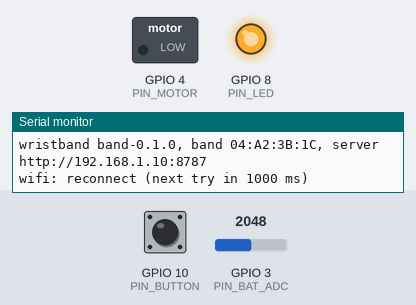
Recording of a program running on a simulated ESP32-C3. Shown: switched loads named in the program (green lamp = pin HIGH), output pins drawn as LEDs (lit = HIGH), the last lines printed to the serial monitor. Dashed ring = blinking. The test bench sets the inputs (shaded band); at power-on: GPIO 10 (PIN_BUTTON) HIGH, GPIO 3 (PIN_BAT_ADC) = 2048. WiFi joins after 1.5 s; servers stay silent unless stated; uploads are accepted with an empty reply; nothing arrives over Bluetooth unless stated.

Above: at 1.2 s.
1.3 s: GPIO 10 (PIN_BUTTON) pulled LOW for 3.2 s
At 4.36 s:
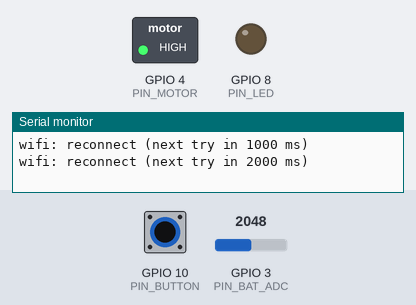
At 6.05 s:
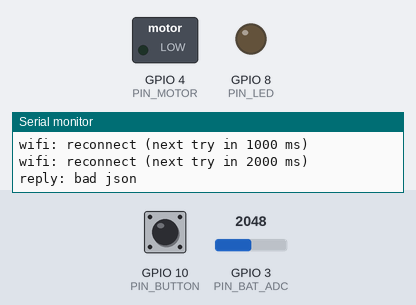
Timing chart, 0 to 13.5 s (numbered marks = the images above; inputs shaded):
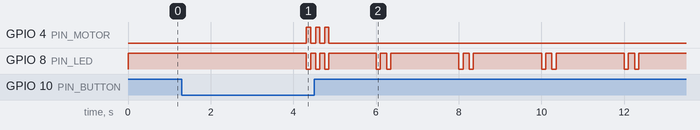

Measured:
- after the input at 1.3 s, GPIO 4 (PIN_MOTOR): alternates HIGH for 0.10 s and LOW for 0.12 s, 6 changes in all, then stays LOW, starting after 3.0 s

The program:

main.cpp
```cpp
// Crew wristband: BLE scan of "JU-A-*" anchors -> POST /api/bands/scan -> vibrate on alarm.
// Protocol: BandScan / BandReply in assistant/shared/positions.ts.
#include <Arduino.h>
#include <ArduinoJson.h>
#include "config.h"
#include "battery.h"
#include "net.h"
#include "scan.h"
#include "ui.h"

// Alarm as last reported by the centrala. Kept when the server is unreachable,
// so the band keeps vibrating during an alarm even without Wi-Fi.
static String alarmId;
static Pattern alarmPat = PAT_NONE;
static bool alarmAcked = false;  // server confirmed the ack
static bool ackPending = false;  // wearer pressed, keep sending ack:true until confirmed
static int nextS = NEXT_IDLE_S;
static int battery = -1;
static uint32_t batteryAt = 0;

static Reading readings[SCAN_MAX_ANCHORS];

static void showAlarm() { uiSetAlarm(alarmPat, alarmAcked || ackPending); }

static void readButton() {
  if (uiTakeShortPress() && alarmPat != PAT_NONE && !alarmAcked) {
    ackPending = true;  // silence right away, report on the next scans
    showAlarm();
  }
}

static String buildScan(int n) {
  JsonDocument doc;
  doc["band"] = BAND_UID;
  JsonArray arr = doc["anchors"].to<JsonArray>();
  for (int i = 0; i < n; i++) {
    JsonObject o = arr.add<JsonObject>();
    o["id"] = readings[i].id;
    o["rssi"] = readings[i].rssi;
  }
  if (battery >= 0) doc["bat"] = battery;
  doc["sos"] = uiSosActive();
  doc["ack"] = ackPending;
  doc["fw"] = FW_VERSION;
  String out;
  serializeJson(doc, out);
  return out;
}

static void applyReply(const String &body) {
  JsonDocument doc;
  if (deserializeJson(doc, body)) { Serial.println("reply: bad json"); return; }
  JsonVariant a = doc["alarm"];
  if (a.isNull()) {
    alarmId = "";
    alarmPat = PAT_NONE;
    alarmAcked = ackPending = false;
  } else {
    String id = a["id"] | "";
    if (id != alarmId) {  // a new alarm: forget the old ack
      alarmId = id;
      ackPending = false;
    }
    alarmPat = patternFor(a["kind"] | "");
    alarmAcked = a["acked"] | false;
    if (alarmAcked) ackPending = false;
  }
  int def = alarmPat != PAT_NONE ? NEXT_ALARM_S : NEXT_IDLE_S;
  nextS = constrain((int)(doc["next"] | def), 1, 60);
  showAlarm();
}

void setup() {
  Serial.begin(115200);
  setCpuFrequencyMhz(80);  // enough for BLE + Wi-Fi, saves power
  uiBegin();
  scanBegin();
  netBegin();
  Serial.printf("wristband %s, band %s, server %s\n", FW_VERSION, BAND_UID, SERVER_URL);
}

void loop() {
  uint32_t start = millis();

  if (start - batteryAt > 60000 || batteryAt == 0) {
    battery = batteryPercent();
    batteryAt = start;
  }

  if (!netReady()) {
    // no Wi-Fi: keep the last alarm pattern running, try again soon
    readButton();
    delay(1000);
    return;
  }

  int n = scanAnchors(SCAN_SECONDS, readings, SCAN_MAX_ANCHORS);
  // serial log, also used for TX_1M calibration (tools/calibrate.py)
  for (int i = 0; i < n; i++) Serial.printf("rssi %s %d\n", readings[i].id, readings[i].rssi);

  readButton();
  String reply;
  int code = netPost("/api/bands/scan", buildScan(n), reply);
  if (code == 200) {
    applyReply(reply);
    uiBlink();
  } else {
    Serial.printf("post failed: %d\n", code);
    nextS = alarmPat != PAT_NONE ? NEXT_ALARM_S : NEXT_IDLE_S;
  }

  // wait until the next scan; a short press during the wait sends the ack at once
  while (millis() - start < (uint32_t)nextS * 1000) {
    bool hadAck = ackPending;
    readButton();
    if (ackPending && !hadAck) break;
    delay(50);
  }
}
```

battery.h
```cpp
#pragma once
// Battery 0-100 %, or -1 when no battery is detected (e.g. running from USB without a cell).
int batteryPercent();
```

net.h
```cpp
#pragma once
#include <Arduino.h>

void netBegin();
// True when Wi-Fi is up. Otherwise (re)starts the connection with exponential backoff; never blocks.
bool netReady();
// POSTs JSON to SERVER_URL + path. Returns the HTTP status (<= 0 = transport error), body in `reply`.
int netPost(const char *path, const String &body, String &reply);
```

scan.h
```cpp
#pragma once
#include <stdint.h>

struct Reading {
  char id[12];   // anchor id without the "JU-A-" prefix, e.g. "D3-05"
  int8_t rssi;   // strongest RSSI heard in the window (dBm)
};

void scanBegin();
// Scans for `seconds`, returns up to `max` anchors sorted by RSSI (strongest first).
int scanAnchors(uint32_t seconds, Reading *out, int max);
```

ui.h
```cpp
#pragma once
// Button, vibration motor and LED. Runs in its own 10 ms task so the wearer gets feedback
// even while the main loop is blocked in a BLE scan or an HTTP request.

enum Pattern { PAT_NONE, PAT_GENERAL, PAT_FIRE, PAT_ABANDON, PAT_MOB, PAT_GENERIC };

Pattern patternFor(const char *alarmKind);

void uiBegin();
// What to signal: the alarm pattern, and whether the wearer already acknowledged it
// (acknowledged = motor off, LED slow blink).
void uiSetAlarm(Pattern p, bool acknowledged);
// True once after each short press.
bool uiTakeShortPress();
// SOS latch, toggled by holding the button SOS_HOLD_MS.
bool uiSosActive();
// Short LED flash (e.g. after a successful report).
void uiBlink();
// Short buzz to confirm an action.
void uiBuzz(int times);
```

battery.cpp
```cpp
// LiPo state of charge from the ADC divider (rough, open-circuit curve).
#include "battery.h"
#include "pins.h"
#include <Arduino.h>

// mV -> % for a 1S LiPo under a light load
static const uint16_t MV[] = {3300, 3500, 3600, 3700, 3750, 3800, 3850, 3900, 4000, 4100, 4200};
static const uint8_t PCT[] = {0, 5, 10, 20, 30, 40, 50, 60, 75, 90, 100};

int batteryPercent() {
  if (PIN_BAT_ADC < 0) return -1;
  uint32_t sum = 0;
  for (int i = 0; i < 8; i++) sum += analogReadMilliVolts(PIN_BAT_ADC);
  int mv = (int)(sum / 8 * BAT_DIVIDER);
  if (mv < 2500) return -1;  // nothing connected
  if (mv <= MV[0]) return 0;
  const int n = sizeof(MV) / sizeof(MV[0]);
  if (mv >= MV[n - 1]) return 100;
  for (int i = 1; i < n; i++) {
    if (mv < MV[i]) return PCT[i - 1] + (PCT[i] - PCT[i - 1]) * (mv - MV[i - 1]) / (MV[i] - MV[i - 1]);
  }
  return 100;
}
```

net.cpp
```cpp
// Wi-Fi with reconnect backoff + one JSON POST helper.
#include "net.h"
#include "config.h"
#include <WiFi.h>
#include <HTTPClient.h>
#include <WiFiClientSecure.h>

static uint32_t nextTry = 0;
static uint32_t backoff = 1000;
static const uint32_t BACKOFF_MAX = 30000;

void netBegin() {
  WiFi.mode(WIFI_STA);
  WiFi.setAutoReconnect(false);  // we reconnect ourselves, with backoff
  WiFi.setSleep(true);           // modem sleep between packets (needed with BLE anyway)
  WiFi.begin(WIFI_SSID, WIFI_PASS);
  nextTry = millis() + backoff;
}

bool netReady() {
  if (WiFi.status() == WL_CONNECTED) {
    backoff = 1000;
    return true;
  }
  if ((int32_t)(millis() - nextTry) >= 0) {
    Serial.printf("wifi: reconnect (next try in %lu ms)\n", backoff);
    WiFi.disconnect();
    WiFi.begin(WIFI_SSID, WIFI_PASS);
    nextTry = millis() + backoff;
    backoff = min(backoff * 2, BACKOFF_MAX);
  }
  return false;
}

int netPost(const char *path, const String &body, String &reply) {
  String url = String(SERVER_URL) + path;
  HTTPClient http;
  WiFiClient plain;
  WiFiClientSecure tls;
  bool ok;
  if (url.startsWith("https://")) {
    tls.setInsecure();  // demo: no CA pinning, see README
    ok = http.begin(tls, url);
  } else {
    ok = http.begin(plain, url);
  }
  if (!ok) return -1;
  http.setTimeout(3000);
  http.setConnectTimeout(3000);
  http.addHeader("Content-Type", "application/json");
  http.addHeader("x-band-key", BAND_KEY);
  int code = http.POST(body);
  reply = code > 0 ? http.getString() : String();
  http.end();
  return code;
}
```

scan.cpp
```cpp
// BLE scan: collect "JU-A-*" anchors and keep the max RSSI per anchor in one window.
#include "scan.h"
#include <NimBLEDevice.h>
#include <string.h>
#include <stdlib.h>

static const char PREFIX[] = "JU-A-";
static const int TABLE = 64;  // anchors seen in one window (more than enough per deck)

static Reading table[TABLE];
static volatile int count = 0;

// "D3-05": 1..11 chars of A-Z, 0-9, '-'
static bool validId(const char *s, size_t n) {
  if (n == 0 || n >= sizeof(Reading::id)) return false;
  for (size_t i = 0; i < n; i++) {
    char c = s[i];
    if (!((c >= 'A' && c <= 'Z') || (c >= '0' && c <= '9') || c == '-')) return false;
  }
  return true;
}

class Collector : public NimBLEAdvertisedDeviceCallbacks {
  void onResult(NimBLEAdvertisedDevice *d) override {
    if (!d->haveName()) return;
    std::string name = d->getName();
    if (name.compare(0, sizeof(PREFIX) - 1, PREFIX) != 0) return;
    const char *id = name.c_str() + sizeof(PREFIX) - 1;
    size_t len = name.size() - (sizeof(PREFIX) - 1);
    if (!validId(id, len)) return;
    int rssi = d->getRSSI();
    for (int i = 0; i < count; i++) {
      if (strcmp(table[i].id, id) == 0) {
        if (rssi > table[i].rssi) table[i].rssi = rssi;
        return;
      }
    }
    if (count >= TABLE) return;
    memcpy(table[count].id, id, len);
    table[count].id[len] = 0;
    table[count].rssi = rssi;
    count = count + 1;
  }
};
static Collector collector;

void scanBegin() {
  NimBLEDevice::init("");
  NimBLEScan *s = NimBLEDevice::getScan();
  s->setAdvertisedDeviceCallbacks(&collector, true);  // true = report every packet, we want max RSSI
  s->setActiveScan(false);  // anchors put the name in the advertising packet
  s->setInterval(100);
  s->setWindow(99);         // listen almost all the time during the window
  s->setMaxResults(0);      // callback only, do not store devices
}

static int byRssi(const void *a, const void *b) {
  return ((const Reading *)b)->rssi - ((const Reading *)a)->rssi;
}

int scanAnchors(uint32_t seconds, Reading *out, int max) {
  count = 0;
  NimBLEScan *s = NimBLEDevice::getScan();
  s->start(seconds, false);  // blocking
  s->clearResults();
  int n = count;
  qsort(table, n, sizeof(Reading), byRssi);
  if (n > max) n = max;
  memcpy(out, table, n * sizeof(Reading));
  return n;
}
```

ui.cpp
```cpp
#include "ui.h"
#include "pins.h"
#include "config.h"
#include <Arduino.h>
#include <string.h>

// Each pattern: on/off durations in ms, starting with "on", played in a loop.
// general: 7 short + 1 long, like the ship's general emergency alarm signal
static const uint16_t P_GENERAL[] = {250, 250, 250, 250, 250, 250, 250, 250, 250, 250, 250, 250, 250, 250, 1500, 2000};
// fire: continuous fast pulses
static const uint16_t P_FIRE[] = {200, 200};
// abandon ship: long buzz, short gap
static const uint16_t P_ABANDON[] = {3000, 700};
// man overboard: 3 long
static const uint16_t P_MOB[] = {900, 400, 900, 400, 900, 2000};
// anything else (flooding, blackout, medical, ...)
static const uint16_t P_GENERIC[] = {500, 300, 500, 2000};

struct Seq { const uint16_t *d; uint8_t n; };
#define SEQ(a) {a, (uint8_t)(sizeof(a) / sizeof(a[0]))}
static const Seq SEQS[] = {{nullptr, 0}, SEQ(P_GENERAL), SEQ(P_FIRE), SEQ(P_ABANDON), SEQ(P_MOB), SEQ(P_GENERIC)};

static volatile Pattern alarmPat = PAT_NONE;
static volatile bool alarmAcked = false;
static volatile bool shortPress = false;
static volatile bool sos = false;
static volatile uint32_t blinkUntil = 0;
static volatile int buzzLeft = 0;  // feedback buzzes still to play (on+off halves)

Pattern patternFor(const char *k) {
  if (!k) return PAT_GENERIC;
  if (!strcmp(k, "general")) return PAT_GENERAL;
  if (!strcmp(k, "fire")) return PAT_FIRE;
  if (!strcmp(k, "abandon")) return PAT_ABANDON;
  if (!strcmp(k, "mob")) return PAT_MOB;
  return PAT_GENERIC;
}

static void motor(bool on) { digitalWrite(PIN_MOTOR, on ? HIGH : LOW); }
static void led(bool on) { digitalWrite(PIN_LED, (on ^ LED_ACTIVE_LOW) ? HIGH : LOW); }

// ---- button: short press = ack, hold = SOS toggle ----
static void buttonTick(uint32_t now) {
  static bool down = false, holdFired = false;
  static uint32_t since = 0;
  bool pressed = digitalRead(PIN_BUTTON) == LOW;
  if (pressed && !down) { down = true; holdFired = false; since = now; }
  if (pressed && down && !holdFired && now - since >= SOS_HOLD_MS) {
    holdFired = true;
    sos = !sos;
    uiBuzz(sos ? 3 : 1);
  }
  if (!pressed && down) {
    down = false;
    if (!holdFired && now - since >= 40) {  // 40 ms debounce
      shortPress = true;
      uiBuzz(1);
    }
  }
}

// ---- motor + LED ----
static void outputTick(uint32_t now) {
  static Pattern cur = PAT_NONE;
  static uint8_t step = 0;
  static uint32_t stepEnd = 0;
  static uint32_t buzzEnd = 0;

  // 1. feedback buzzes win over everything (100 ms on / 120 ms off)
  if (buzzLeft > 0) {
    if ((int32_t)(now - buzzEnd) >= 0) {
      buzzLeft = buzzLeft - 1;
      buzzEnd = now + ((buzzLeft & 1) ? 100 : 120);
    }
    bool on = buzzLeft & 1;
    motor(on);
    led(on);
    return;
  }

  // 2. alarm pattern, unless acknowledged
  Pattern p = alarmPat;
  if (p != PAT_NONE && !alarmAcked) {
    if (p != cur) { cur = p; step = 0; stepEnd = now + SEQS[p].d[0]; }
    if ((int32_t)(now - stepEnd) >= 0) {
      step = (step + 1) % SEQS[p].n;
      stepEnd = now + SEQS[p].d[step];
    }
    bool on = (step & 1) == 0;
    motor(on);
    led(on);
    return;
  }
  cur = PAT_NONE;
  motor(false);

  // 3. LED only: SOS double flash, acknowledged alarm slow blink, report flash
  uint32_t t = now % 2000;
  if (sos) led(t < 100 || (t >= 250 && t < 350));
  else if (p != PAT_NONE) led(t < 150 || (t >= 1000 && t < 1150));
  else led((int32_t)(blinkUntil - now) > 0);
}

static void uiTask(void *) {
  for (;;) {
    uint32_t now = millis();
    buttonTick(now);
    outputTick(now);
    vTaskDelay(pdMS_TO_TICKS(10));
  }
}

void uiBegin() {
  pinMode(PIN_MOTOR, OUTPUT);
  motor(false);
  pinMode(PIN_LED, OUTPUT);
  led(false);
  pinMode(PIN_BUTTON, INPUT_PULLUP);
  xTaskCreate(uiTask, "ui", 2048, nullptr, 2, nullptr);
}

void uiSetAlarm(Pattern p, bool acknowledged) {
  alarmAcked = acknowledged;
  alarmPat = p;
}

bool uiTakeShortPress() {
  if (!shortPress) return false;
  shortPress = false;
  return true;
}

bool uiSosActive() { return sos; }
void uiBlink() { blinkUntil = millis() + 30; }
void uiBuzz(int times) { buzzLeft = times * 2; }
```

config.h
```cpp
#pragma once
// Wristband configuration. Edit before flashing, or override per band at build time:
//   PLATFORMIO_BUILD_FLAGS='-DBAND_UID=\"04:A2:3B:1C\"' pio run -t upload

#ifndef WIFI_SSID
#define WIFI_SSID "ship-crew"
#endif
#ifndef WIFI_PASS
#define WIFI_PASS "change-me"
#endif

// Centrala base URL, no trailing slash. https:// works too (certificate is NOT verified, see README).
#ifndef SERVER_URL
#define SERVER_URL "http://192.168.1.10:8787"
#endif

// Shared secret sent as the x-band-key header.
#ifndef BAND_KEY
#define BAND_KEY "change-me"
#endif

// RFID tag UID of this wristband (hex, any separators) = crew.rfid_uid in the crew database.
#ifndef BAND_UID
#define BAND_UID "04:A2:3B:1C"
#endif

#define FW_VERSION "band-0.1.0"

// Scan window (NimBLE 1.x scans in whole seconds).
#define SCAN_SECONDS 1
// Max anchors per report (SCAN_MAX_ANCHORS in positions.ts).
#define SCAN_MAX_ANCHORS 40
// Seconds between scans when the server gives no `next`.
#define NEXT_IDLE_S 3
#define NEXT_ALARM_S 1
// Button: hold this long for SOS on/off.
#define SOS_HOLD_MS 3000
```

pins.h
```cpp
#pragma once
// Pin map. Picked automatically from the target chip. -1 = not fitted.
#if CONFIG_IDF_TARGET_ESP32C3
// ESP32-C3 SuperMini
#define PIN_LED 8           // on-board blue LED, active LOW
#define LED_ACTIVE_LOW 1
#define PIN_BUTTON 10       // to GND, internal pull-up (do not use GPIO9 = BOOT)
#define PIN_MOTOR 4         // gate/base of the motor driver, HIGH = vibrate
#define PIN_BAT_ADC 3       // ADC1_CH3, middle of the 100k/100k divider
#else
// ESP32 DevKit (WROOM-32)
#define PIN_LED 2           // on-board LED, active HIGH
#define LED_ACTIVE_LOW 0
#define PIN_BUTTON 27
#define PIN_MOTOR 25
#define PIN_BAT_ADC 34      // ADC1_CH6, input only (ADC2 is unusable while Wi-Fi is on)
#endif
// Battery voltage = ADC voltage * BAT_DIVIDER
#define BAT_DIVIDER 2.0f
```
